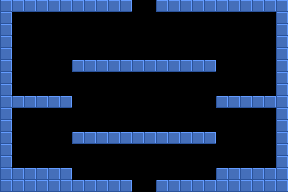

Below is a game level as drawn by its tile map, then a one-line description and the .tmx file that defines it, in full:
An orthogonal 24x16 tile map with 12x12 px tiles, 1 tile layer (Camada de Tiles 1) and 12 objects.

<map version="1.5" tiledversion="1.7.2" orientation="orthogonal" renderorder="right-down" width="24" height="16" tilewidth="12" tileheight="12" infinite="0" nextlayerid="3" nextobjectid="17">
 <editorsettings>
  <export target="level1.lua" format="lua" />
 </editorsettings>
 <tileset firstgid="1" name="Tileset" tilewidth="12" tileheight="12" tilecount="1" columns="1">
  <image source="../assets/Tileset.png" width="12" height="12" />
 </tileset>
 <layer id="1" name="Camada de Tiles 1" width="24" height="16">
  <data encoding="csv">
1,1,1,1,1,1,1,1,1,1,1,0,0,1,1,1,1,1,1,1,1,1,1,1,
1,0,0,0,0,0,0,0,0,0,0,0,0,0,0,0,0,0,0,0,0,0,0,1,
1,0,0,0,0,0,0,0,0,0,0,0,0,0,0,0,0,0,0,0,0,0,0,1,
1,0,0,0,0,0,0,0,0,0,0,0,0,0,0,0,0,0,0,0,0,0,0,1,
1,0,0,0,0,0,0,0,0,0,0,0,0,0,0,0,0,0,0,0,0,0,0,1,
1,0,0,0,0,0,1,1,1,1,1,1,1,1,1,1,1,1,0,0,0,0,0,1,
1,0,0,0,0,0,0,0,0,0,0,0,0,0,0,0,0,0,0,0,0,0,0,1,
1,0,0,0,0,0,0,0,0,0,0,0,0,0,0,0,0,0,0,0,0,0,0,1,
1,1,1,1,1,1,0,0,0,0,0,0,0,0,0,0,0,0,1,1,1,1,1,1,
1,0,0,0,0,0,0,0,0,0,0,0,0,0,0,0,0,0,0,0,0,0,0,1,
1,0,0,0,0,0,0,0,0,0,0,0,0,0,0,0,0,0,0,0,0,0,0,1,
1,0,0,0,0,0,1,1,1,1,1,1,1,1,1,1,1,1,0,0,0,0,0,1,
1,0,0,0,0,0,0,0,0,0,0,0,0,0,0,0,0,0,0,0,0,0,0,1,
1,0,0,0,0,0,0,0,0,0,0,0,0,0,0,0,0,0,0,0,0,0,0,1,
1,1,1,1,1,1,0,0,0,0,0,0,0,0,0,0,0,0,1,1,1,1,1,1,
1,1,1,1,1,1,1,1,1,1,1,0,0,1,1,1,1,1,1,1,1,1,1,1
</data>
 </layer>
 <objectgroup id="2" name="Camada de Objetos 1">
  <object id="2" x="0" y="0" width="132" height="12">
   <properties>
    <property name="collidable" type="bool" value="true" />
   </properties>
  </object>
  <object id="3" x="0" y="12" width="12" height="180">
   <properties>
    <property name="collidable" type="bool" value="true" />
   </properties>
  </object>
  <object id="4" x="0" y="168" width="72" height="24">
   <properties>
    <property name="collidable" type="bool" value="true" />
   </properties>
  </object>
  <object id="7" x="12" y="180" width="120" height="12">
   <properties>
    <property name="collidable" type="bool" value="true" />
   </properties>
  </object>
  <object id="8" x="156" y="180" width="132" height="12">
   <properties>
    <property name="collidable" type="bool" value="true" />
   </properties>
  </object>
  <object id="9" x="216" y="168" width="72" height="12">
   <properties>
    <property name="collidable" type="bool" value="true" />
   </properties>
  </object>
  <object id="10" x="276" y="0" width="12" height="180">
   <properties>
    <property name="collidable" type="bool" value="true" />
   </properties>
  </object>
  <object id="11" x="156" y="0" width="132" height="12">
   <properties>
    <property name="collidable" type="bool" value="true" />
   </properties>
  </object>
  <object id="13" x="72" y="60" width="144" height="12">
   <properties>
    <property name="collidable" type="bool" value="true" />
   </properties>
  </object>
  <object id="14" x="216" y="96" width="60" height="12">
   <properties>
    <property name="collidable" type="bool" value="true" />
   </properties>
  </object>
  <object id="15" x="72" y="132" width="144" height="12">
   <properties>
    <property name="collidable" type="bool" value="true" />
   </properties>
  </object>
  <object id="16" x="0" y="96" width="72" height="12">
   <properties>
    <property name="collidable" type="bool" value="true" />
   </properties>
  </object>
 </objectgroup>
</map>